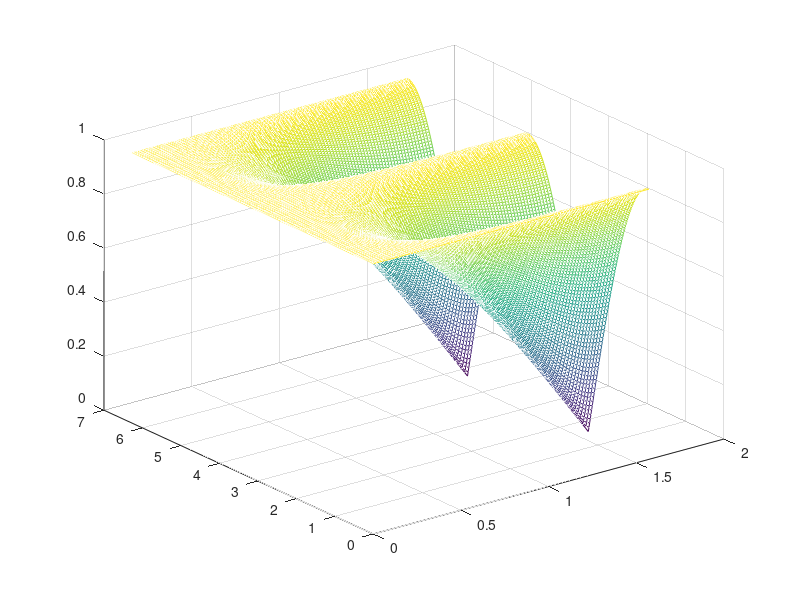
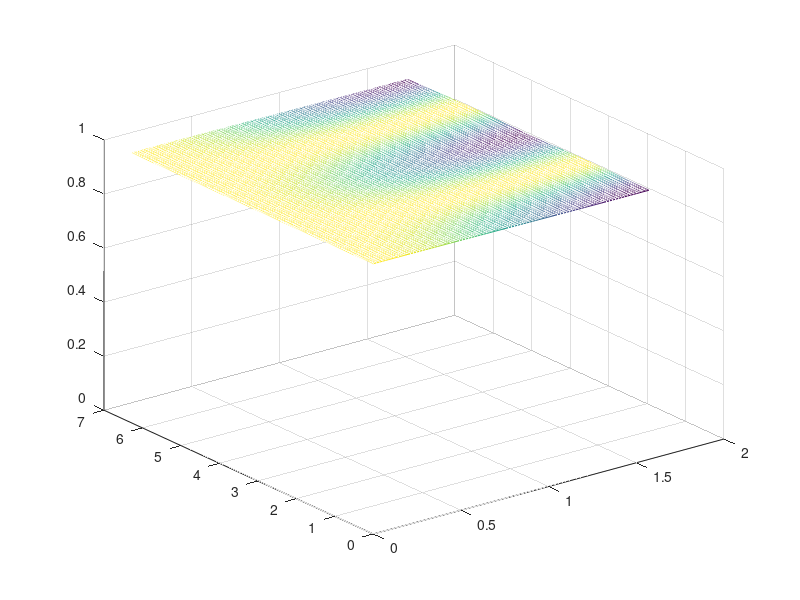
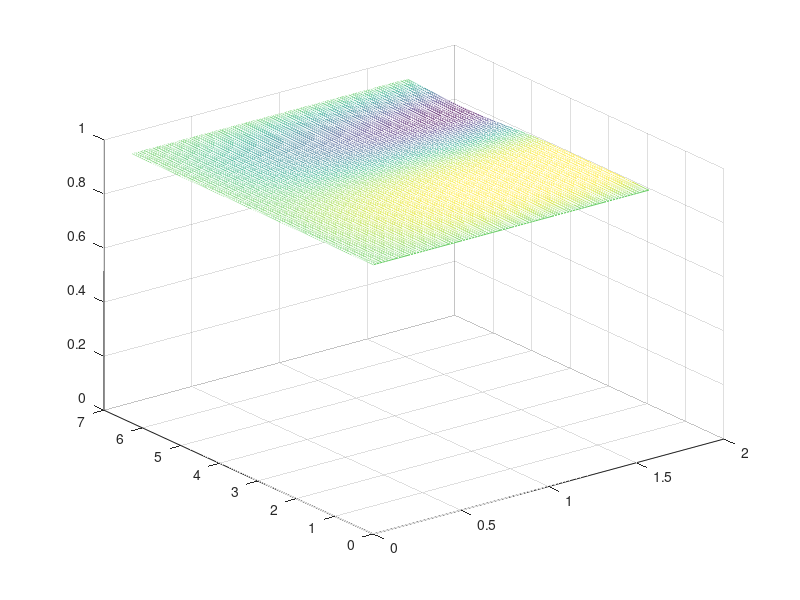

The MATLAB source for these figures, in order:
clear all; clc; close all;

%%
theta_i = 70/180*pi;

theta_s = (0:1:90)/180*pi;
phi_s = (0:1:359)/180*pi;


%%
E_i = 1;

r = 1;

lambda = 1;

a = 0.05*lambda;
b = 0.05*lambda;

omega = 2*pi/lambda;

%%
[theta_s, phi_s] = meshgrid(theta_s, phi_s);

%%
Sinc_A = sinc(omega.*a.*sin(theta_s).*cos(phi_s)/(2*pi));
Sinc_B = sinc(omega.*b.*(sin(theta_s).*sin(phi_s)-sin(theta_i))/(2*pi));

Sqrt_A = sqrt(cos(theta_s).^2.*sin(phi_s).^2+cos(phi_s).^2);

E_o = E_i/r*(a*b/lambda).*Sqrt_A.*Sinc_A.*Sinc_B;

%%
figure
mesh(theta_s,phi_s,Sqrt_A)
zlim([0,1])

figure
mesh(theta_s,phi_s,Sinc_A)
zlim([0,1])

figure
mesh(theta_s,phi_s,Sinc_B)
zlim([0,1])